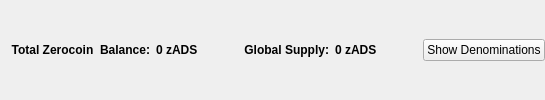
                       <widget class="QFrame" name="balanceSupplyFrame">
                        <layout class="QHBoxLayout" name="horizontalLayout_2" stretch="0,0,0,1,0">
                         <property name="rightMargin">
                          <number>0</number>
                         </property>
                         <item>
                          <layout class="QHBoxLayout" name="horizontalLayout_34">
                           <item>
                            <widget class="QLabel" name="labelzAvailableText_3">
                             <property name="font">
                              <font>
                               <weight>75</weight>
                               <bold>true</bold>
                              </font>
                             </property>
                             <property name="toolTip">
                              <string>Total Balance including unconfirmed and immature zADS</string>
                             </property>
                             <property name="text">
                              <string>Total Zerocoin  Balance:</string>
                             </property>
                             <property name="alignment">
                              <set>Qt::AlignRight|Qt::AlignTrailing|Qt::AlignVCenter</set>
                             </property>
                            </widget>
                           </item>
                           <item>
                            <widget class="QLabel" name="labelzAvailableAmount_4">
                             <property name="minimumSize">
                              <size>
                               <width>40</width>
                               <height>0</height>
                              </size>
                             </property>
                             <property name="font">
                              <font>
                               <weight>75</weight>
                               <bold>true</bold>
                              </font>
                             </property>
                             <property name="toolTip">
                              <string>Total Balance including unconfirmed and immature zADS</string>
                             </property>
                             <property name="text">
                              <string>0 zADS</string>
                             </property>
                             <property name="alignment">
                              <set>Qt::AlignLeading|Qt::AlignLeft|Qt::AlignVCenter</set>
                             </property>
                            </widget>
                           </item>
                          </layout>
                         </item>
                         <item>
                          <spacer name="horizontalSpacer_32">
                           <property name="orientation">
                            <enum>Qt::Horizontal</enum>
                           </property>
                           <property name="sizeHint" stdset="0">
                            <size>
                             <width>40</width>
                             <height>20</height>
                            </size>
                           </property>
                          </spacer>
                         </item>
                         <item>
                          <layout class="QHBoxLayout" name="horizontalLayout_35">
                           <item>
                            <widget class="QLabel" name="labelZsupplyText_2">
                             <property name="font">
                              <font>
                               <weight>75</weight>
                               <bold>true</bold>
                              </font>
                             </property>
                             <property name="text">
                              <string>Global Supply:</string>
                             </property>
                             <property name="alignment">
                              <set>Qt::AlignRight|Qt::AlignTrailing|Qt::AlignVCenter</set>
                             </property>
                            </widget>
                           </item>
                           <item>
                            <widget class="QLabel" name="labelZsupplyAmount_2">
                             <property name="font">
                              <font>
                               <weight>75</weight>
                               <bold>true</bold>
                              </font>
                             </property>
                             <property name="text">
                              <string>0 zADS</string>
                             </property>
                            </widget>
                           </item>
                          </layout>
                         </item>
                         <item>
                          <spacer name="horizontalSpacer_31">
                           <property name="orientation">
                            <enum>Qt::Horizontal</enum>
                           </property>
                           <property name="sizeHint" stdset="0">
                            <size>
                             <width>40</width>
                             <height>20</height>
                            </size>
                           </property>
                          </spacer>
                         </item>
                         <item>
                          <widget class="QPushButton" name="pushButtonShowDenoms">
                           <property name="toolTip">
                            <string>Show zADS denominations list</string>
                           </property>
                           <property name="text">
                            <string>Show Denominations</string>
                           </property>
                          </widget>
                         </item>
                        </layout>
                       </widget>
